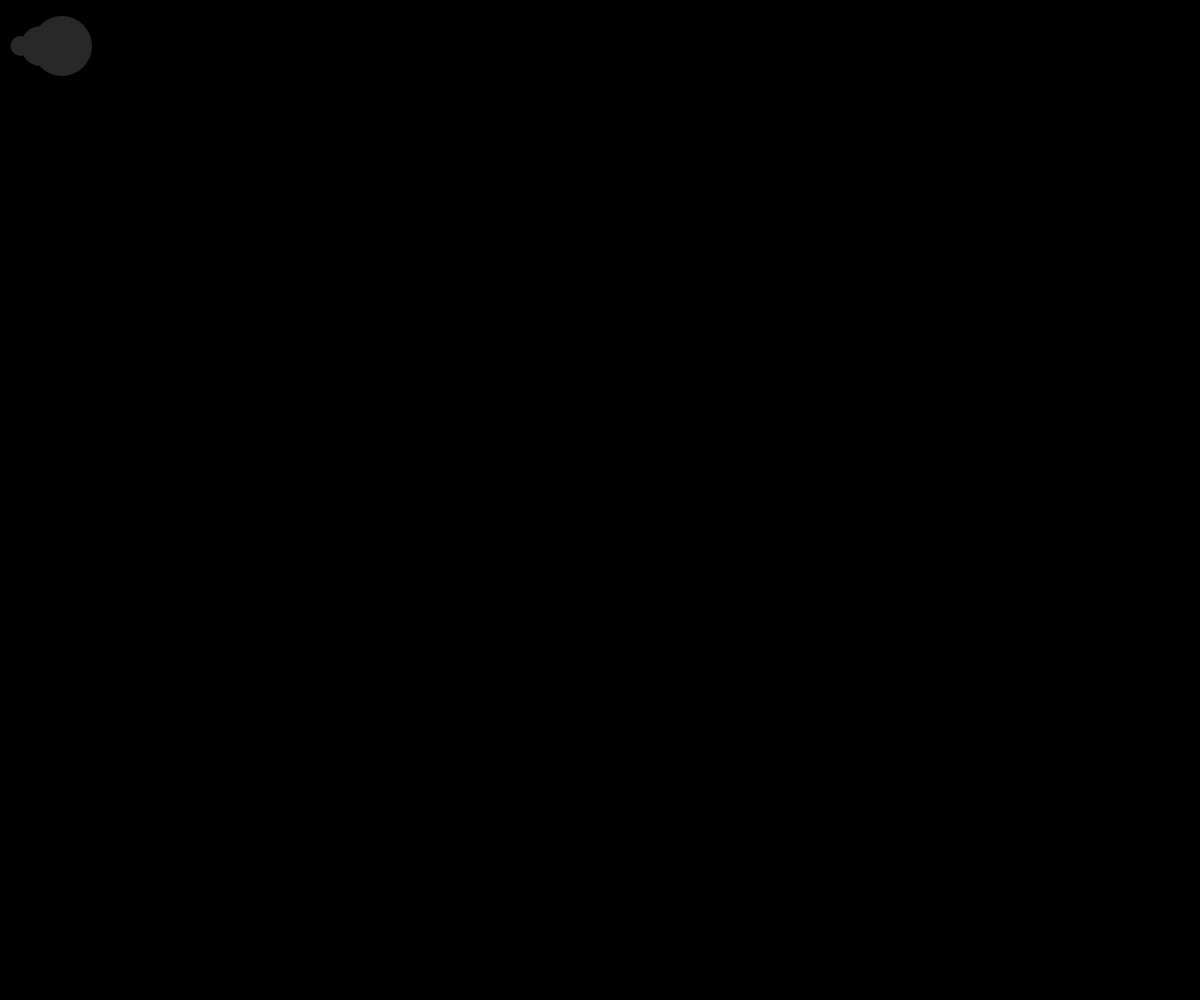
Frame 1 (no input)
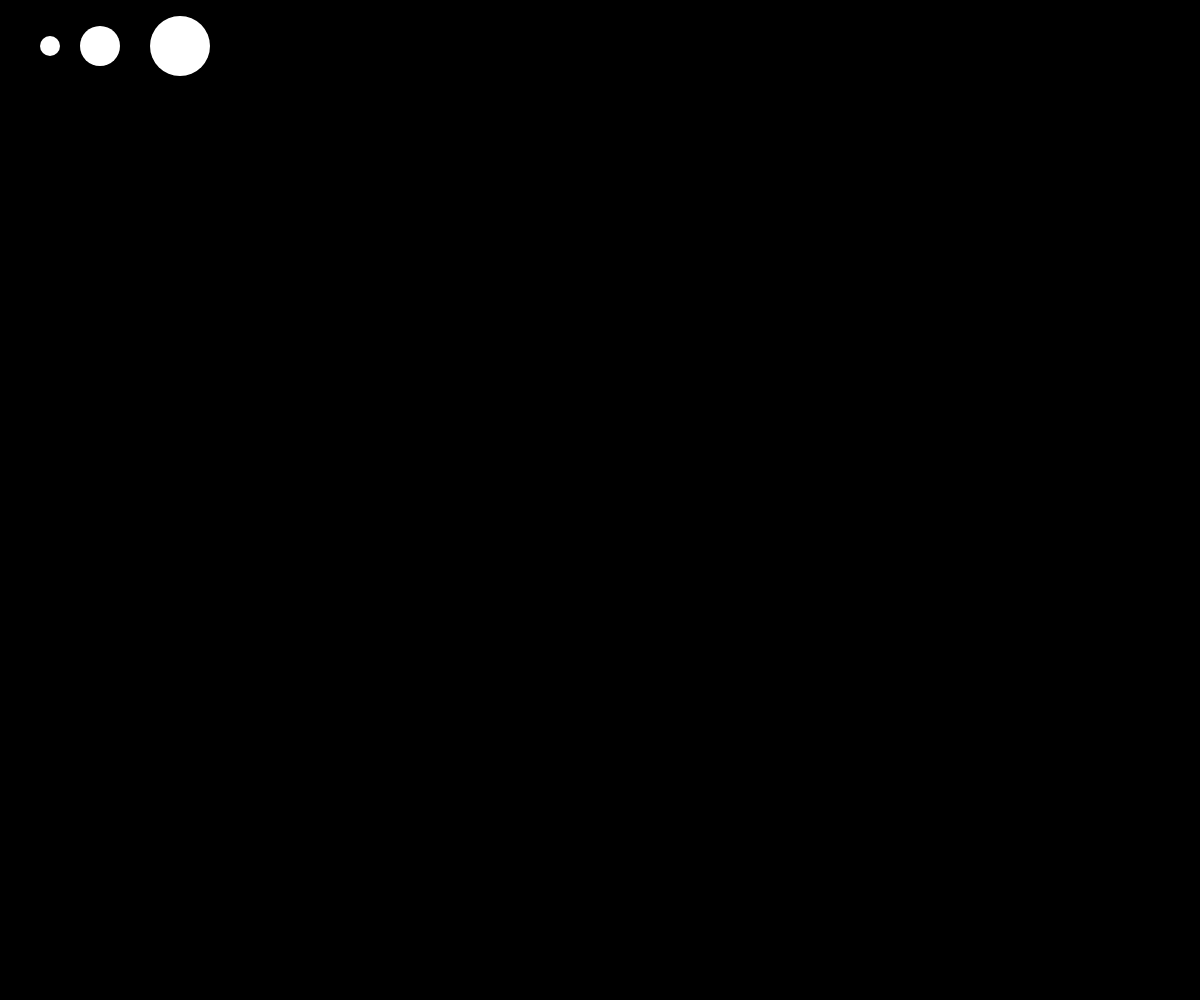
Frame 60 (no input)
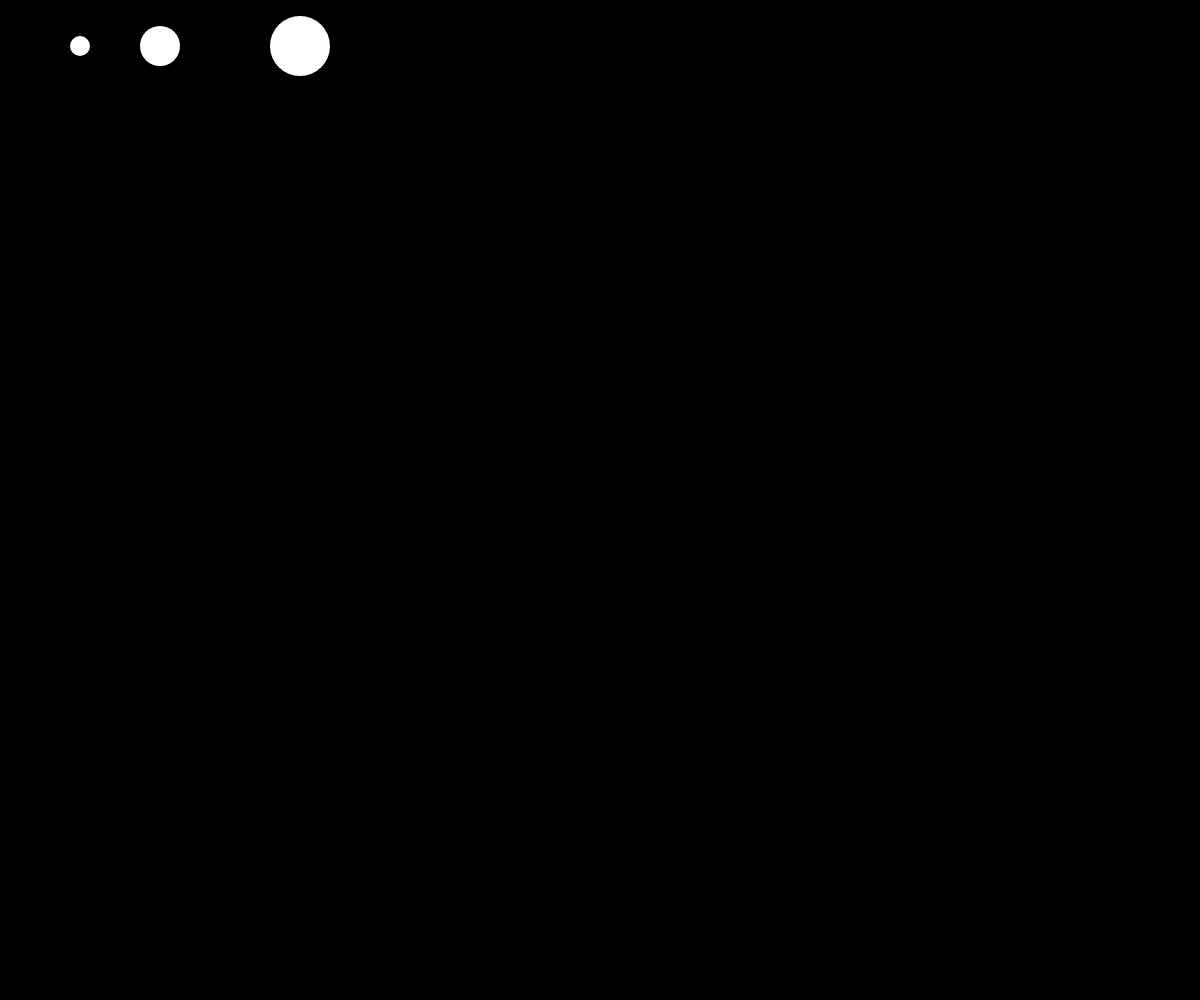
Frame 120 (the mouse pressed at the canvas centre since frame 60)

The p5.js sketch that drew these frames (run headless with seeded random() and noise() and a simulated clock; from frame 60 on, the mouse is pressed at the canvas centre):

// p5.js sketch
// ── sketch.js
var x = [20, 40, 60, 20, 40, 60, 30];
function setup() {
createCanvas(windowWidth, windowHeight);
noStroke();
}
function draw() {
background(0);
x[0] += 0.5; // Increase the first element
x[1] += 1; // Increase the second element
x[2] += 2;

x[6] += 10;


fill(x[6]);

ellipse(x[0], 46, x[3], x[3]);
ellipse(x[1], 46, x[4], x[4]);

ellipse(x[2], 46, x[5], x[5]);




}

// ── EX_10_9_19.html
<!doctype html>
 
<html>
 
<head>
   <title>Project 1</title>
   <script src="p5.js"></script>
   <script src="sketch.js"></script>
   <style>
       body{
           margin:0;
           padding:0;
       }
   </style>
</head>
 
<body>
  
</body>
 
</html>
